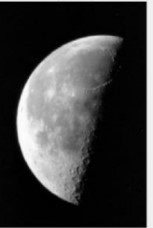
%> input picture ALL PROGRAMMING LANGUAGES/MATLAB/moon.jpg, 153 x 228 px, given in place of moon.tif, which was not available
$ octave robert.m   (GNU Octave 9; MATLAB toolbox functions it lacks are replaced by stand-ins)
%> lines starting %> are read from the running program, lines starting %| are printed output that depends on the picture; pictures that were not available may be replaced by others from this repository, and a replacement may not be noted
clear all;
close all;
clc;

I = imread('moon.tif');
%> I is the input picture: size 228x153x3 uint8; min 0, max 255, mean 62.4
I = imnoise(I,'salt & pepper',0.02);
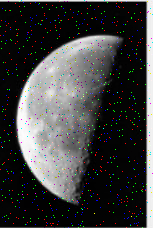
%> I: size 228x153x3 uint8; mean R, G, B 63.7, 63.8, 63.7
I = im2double(I);
%> I: size 228x153x3 double

J = zeros(size(I,1),size(I,2));
R1 = zeros(size(I,1),size(I,2));
R2 = zeros(size(I,1),size(I,2));

w1 = 0;
w2 = 0;
w3 = 0;
w4 = 0;
w5 = -1;
w6 = -1;
w7 = 0;
w8 = 1;
w9 = 1;

TH = 0;
% convert for double
TH = TH/255;

for r = 2:size(I,1) - 1
    for c = 2:size(I,2) - 1
          R1(r,c) = w5*I(r,c) + w9*I(r+1,c+1);
          R2(r,c) = w8*I(r+1,c) + w6*I(r,c+1);
          if(R1(r,c) < TH)
              R1(r,c) = 0;
          end
          if(R2(r,c) < TH)
              R2(r,c) = 0;
          end
          J(r,c) = sqrt(R1(r,c)^2 + R2(r,c)^2);
    end
end
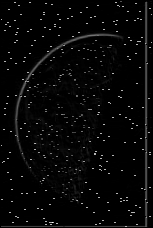
%> J: size 228x153 double; min 0, max 1.4, mean 0.0384; drawn with min black and max white
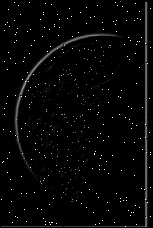
%> R1: size 228x153 double; min 0, max 1, mean 0.0235
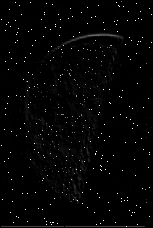
%> R2: size 228x153 double; min 0, max 1, mean 0.0169

subplot(1,5,1);
imshow(I);title('Original Image');
subplot(1,5,2);
imshow(R1);title('Robert cross top-down');
subplot(1,5,3);
imshow(R2);title('Robert cross down-top');
subplot(1,5,4);
imshow(J);title('Robert cross combine');
%> after `imshow(J)`:
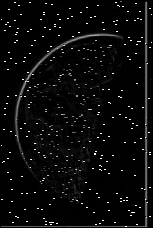
%> displayed picture: size 228x153, on the screen's scale of 0 to 255; min 0, max 255, mean 9.8

% K = imsubtract(I,J);
% subplot(1,5,5);
% imshow(K);title('Enhanced image');
